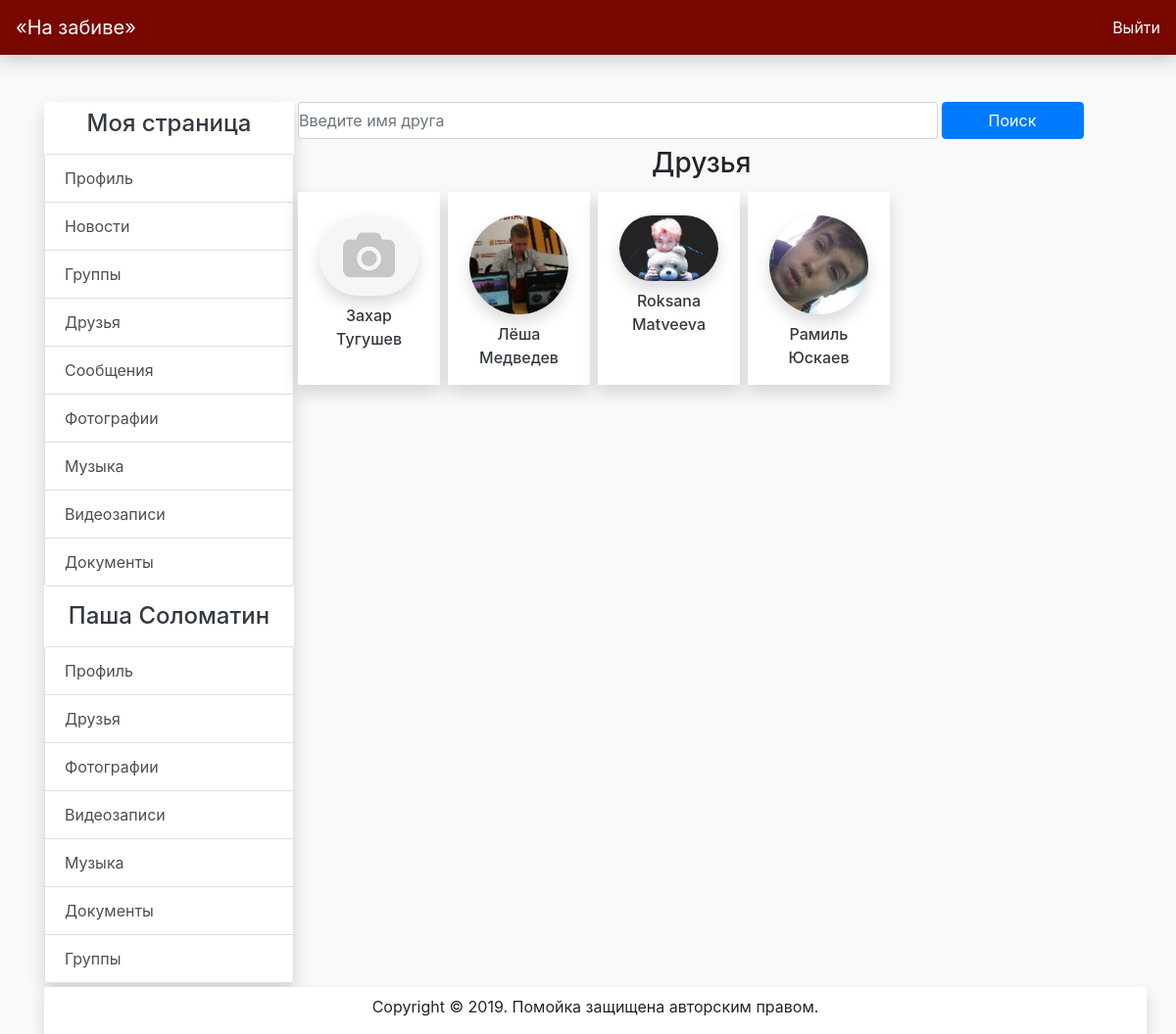
Screenshot of /friends/1 with the database file from the repository.
### database.py (models this page shows)
class User(db.Model):
    id = db.Column(db.Integer, primary_key=True)
    username = db.Column(db.String(80), unique=True, nullable=False)
    password = db.Column(db.String(80), nullable=False)
    name = db.Column(db.String(80), nullable=False)
    surname = db.Column(db.String(80), nullable=False)
    avatar = db.Column(db.Integer, nullable=False, default=1)
    time = db.Column(db.DateTime, nullable=False, default=datetime.now())

class Resource(db.Model):
    id = db.Column(db.Integer, primary_key=True)
    category = db.Column(db.String(20), unique=False, nullable=False)
    path = db.Column(db.String(120), unique=True, nullable=True)
    name = db.Column(db.String(120), nullable=False)
    author = db.Column(db.Integer, nullable=False)

### main.py (the view)
@app.route("/friends/<user_id>", methods=['GET', 'POST'])
def friends_user(user_id):
    user = UserModel().get(user_id)
    if request.method == "POST":
        search_words = get_form_data("search")[0].split()[:2]
        searched_friends = search_people(search_words)
        real_friends, searched_people = [], []
        for friend in searched_friends:
            if bool(FriendModel().get_relation(user_1=user_id,
                                               user_2=friend.id)):
                real_friends += [friend]
            else:
                searched_people += [friend]
        real_avatars = [ResourceModel().get(author.avatar)
                        for author in real_friends]
        other_avatars = [ResourceModel().get(author.avatar)
                         for author in searched_people]
        search = True
    else:
        friends_id = FriendModel().get_friends(user_id)
        real_friends = [UserModel().get(user.friend) for user in friends_id]
        searched_people = []
        real_avatars = [ResourceModel().get(author.avatar)
                        for author in real_friends]
        other_avatars = []
        search = False
    render_data = {
        "title": "Друзья",
        "search": search,
        "friend_number": len(real_friends),
        "friends": real_friends,
        "friends_avatars": real_avatars,
        "people_number": len(searched_people),
        "people": searched_people,
        "user": user,
        "other_avatars": other_avatars,
        "page_profile": True
    }
    return render_template("friends.html", **render_data)

### database.py (called while the page is built)
    def get(self, id):
        user = User.query.filter(User.id == id).first()
        if not user:
            return
        return user

    def get_friends(self, user):
        friends = Friend.query.filter(Friend.base_user == user).all()
        return friends

    def get(self, id):
        resource = Resource.query.filter(Resource.id == id).first()
        if not resource:
            return
        return resource

### templates/friends.html (shortened to what this page needs)
{% extends "main.html" %}
{% block content %}
<form name="search" method="post">
    <div class="row">
        <div class="col-9 p-0 ml-1">
            <input type="text" class="form-control col-12 p-0" id="text"
                   placeholder="Введите имя друга"
                   name="search">
        </div>
        <div class="col-2 p-0 ml-1">
            <button type="submit" class="btn btn-primary mb-2 col-12">Поиск
            </button>
        </div>
    </div>
</form>
{% if not search %}
<h3 class="offset-5">Друзья</h3>
<div class="row">
    {% for i in range(friend_number) %}
    <div class="shadow bg-white col-2 p-0 m-1 text-center">
        <div class="m-3">
            <img src="/{{friends_avatars[i].path}}" alt="1"
                 class="avatar_middle mt-2 mb-2 shadow"/>
            <a href="/profile/{{friends[i].id}}" class="h6 text-dark">{{friends[i].name}}
                {{friends[i].surname}}</a>
        </div>
    </div>
    {% endfor %}
</div>
{% endif %}
{%endblock%}

### templates/main.html (shortened to what this page needs)
<!doctype html>
<html lang="en">
<head>
    <link rel="stylesheet" href="https://stackpath.bootstrapcdn.com/bootstrap/4.3.1/css/bootstrap.min.css"
>
    <link rel="stylesheet" href="/static/css/main.css">
</head>
<body>
<nav class="navbar navbar-expand-md navbar-dark bg-dryandex shadow">
    <a class="navbar-brand" href="/">&laquo;На забиве&raquo;</a>
    <div class="collapse navbar-collapse" id="navbarCollapse">
        <form class="form-inline mt-2 mt-md-0">
            <a class="text-white" href="/logout">Выйти</a>
        </form>
    </div>
</nav>
<div class="container mt-5">
    <div class="row">
        <div class="col-3">
            <div class="shadow bg-white shadow" id="left_content">
                <div class="h4 text-dark text-center pt-2 mb-3">Моя страница</div>
                <div class="list-group" id="list-tab" role="tablist">
                    <a class="list-group-item list-group-item-action"
                       href="/profile">Профиль</a>
                    <a class="list-group-item list-group-item-action"
                       href="/news">Новости</a>
                    <a class="list-group-item list-group-item-action"
                       href="/groups">Группы</a>
                    <a class="list-group-item list-group-item-action"
                       href="/friends">Друзья</a>
                    <a class="list-group-item list-group-item-action"
                       href="/dialogs">Сообщения</a>
                    <a class="list-group-item list-group-item-action"
                       href="/photo">Фотографии</a>
                    <a class="list-group-item list-group-item-action"
                       href="/audio">Музыка</a>
                    <a class="list-group-item list-group-item-action"
                       href="/videos">Видеозаписи</a>
                    <a class="list-group-item list-group-item-action"
                       href="/documents">Документы</a>
                </div>
                {% if page_profile and user.id != session["user_id"] %}
                    <div class="h4 text-dark text-center mt-3 mb-3">{{ user.name }} {{ user.surname }}</div>
                    <div class="list-group" id="list-tab" role="tablist">
                        <a class="list-group-item list-group-item-action"
                           href="/profile/{{ user.id }}">Профиль</a>
                        <a class="list-group-item list-group-item-action"
                           href="/friends/{{ user.id }}">Друзья</a>
                        <a class="list-group-item list-group-item-action"
                           href="/photo/{{ user.id }}">Фотографии</a>
                        <a class="list-group-item list-group-item-action"
                           href="/videos/{{ user.id }}">Видеозаписи</a>
                        <a class="list-group-item list-group-item-action"
                           href="/audio/{{ user.id }}">Музыка</a>
                        <a class="list-group-item list-group-item-action"
                           href="/documents/{{ user.id }}">Документы</a>
                        <a class="list-group-item list-group-item-action"
                           href="/groups/{{ user.id }}">Группы</a>
                    </div>
                {% endif %}
            </div>
        </div>
        <div class="col-9 pl-0" id="main_content">
            {% block content %}{% endblock %}
        </div>
    </div>
<div class="row pl-0 ml-0 ">
    <div class="bg-white col-12 shadow mt-1 shadow">
        <p class="text-center pt-2">Copyright &copy; 2019. Помойка защищена авторским правом.</p>
    </div>
</div>
</div>
</body>
</html>

### static/css/main.css (style rules this page uses)
.bg-dryandex { background: #780700 !important; }
.avatar_middle { width: 90%; border-radius: 100px; }
body { background: #f9f9f9; }

### rows the page displays
User: name "Паша", surname "Соломатин"
Resource: path (placeholder picture)
User: name "Захар", surname "Тугушев"
Resource: path (picture)
User: name "Лёша", surname "Медведев"
Resource: path (picture)
User: name "Roksana", surname "Matveeva"
Resource: path (picture)
User: name "Рамиль", surname "Юскаев"
